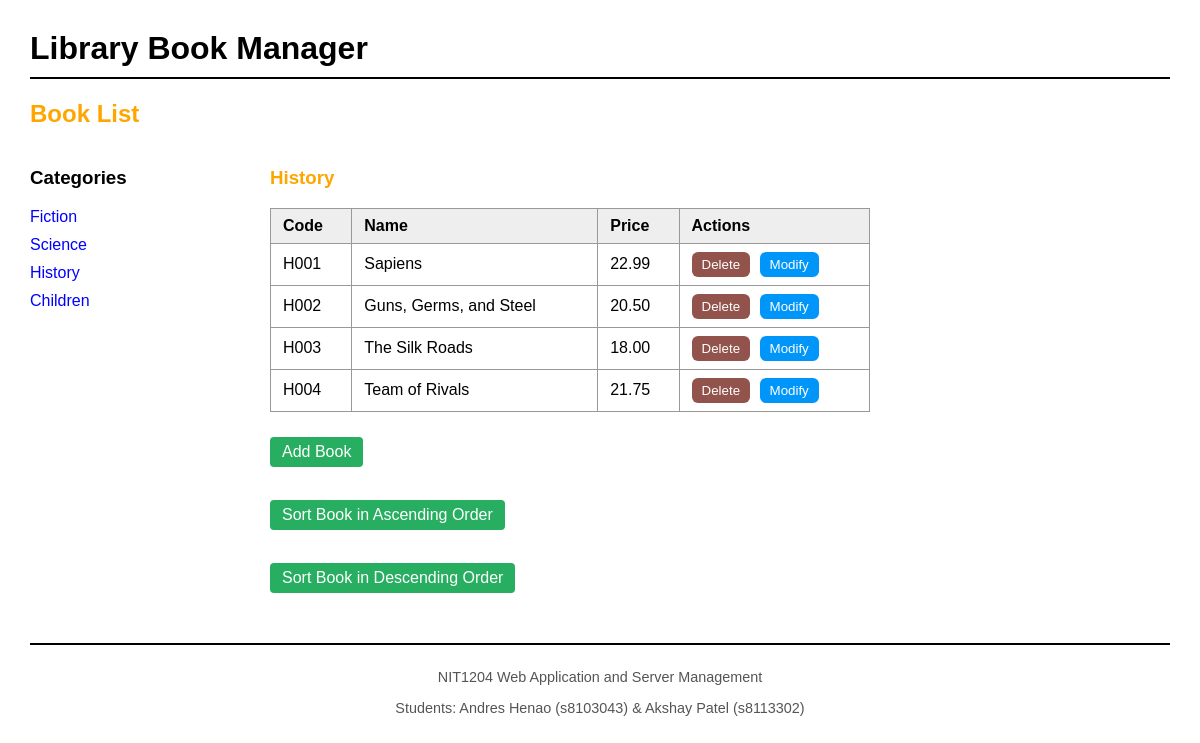
/?category_id=3, run on the app's committed database.
### tables this page shows
CREATE TABLE categories (
    categoryID INT AUTO_INCREMENT PRIMARY KEY,
    categoryName VARCHAR(255) NOT NULL
);

CREATE TABLE products (
    productID INT AUTO_INCREMENT PRIMARY KEY,
    categoryID INT NOT NULL,
    productCode VARCHAR(50),
    productName VARCHAR(255),
    listPrice DECIMAL(10,2),
    FOREIGN KEY (categoryID) REFERENCES categories(categoryID)
);

### model/category_db.php (called while the page is built, shortened)
<?php
require_once('database.php');
function get_categories() {
    global $db;
    $query = 'SELECT * FROM categories ORDER BY categoryID';
    $statement = $db->prepare($query);
    $statement->execute();
    $categories = $statement->fetchAll();
    return $categories;
}
function get_category_name($category_id) {
    global $db;
    $query = 'SELECT categoryName FROM categories WHERE categoryID = :category_id';
    $statement = $db->prepare($query);
    $statement->bindValue(':category_id', $category_id);
    $statement->execute();
    $category = $statement->fetch();
    return $category['categoryName'];
}
?>

### model/product_db.php (called while the page is built, shortened)
<?php
require_once('database.php');
function get_products_by_category($category_id) {
    global $db;
    $query = 'SELECT * FROM products WHERE categoryID = :category_id ORDER BY productID';
    $statement = $db->prepare($query);
    $statement->bindValue(':category_id', $category_id);
    $statement->execute();
    $products = $statement->fetchAll();
    return $products;
}
?>

### view/product_list.php (the view, shortened to what this page needs)
<?php include('header.php'); ?>
<h2 class="page-title">
    <a href="." class="page-title-link">Book List</a>
</h2>
<div class="main-container">
    <div class="sidebar">
        <h3>Categories</h3>
        <ul class="category-list">
            <?php foreach ($categories as $category) : ?>
                <li class="category-item">
                    <a href=".?category_id=<?php echo $category['categoryID']; ?>">
                        <?php echo htmlspecialchars($category['categoryName']); ?>
                    </a>
                </li>
            <?php endforeach; ?>
        </ul>
    </div>
    <div class="booklist">
        <h3 class="category-title"><?php echo $category_name; ?></h3>
        <table class="book-table">
            <tr>
                <th>Code</th>
                <th>Name</th>
                <th>Price</th>
                <th>Actions</th>
            </tr>
            <?php foreach ($products as $product) : ?>
                <tr>
                    <td><?php echo htmlspecialchars($product['productCode']); ?></td>
                    <td><?php echo htmlspecialchars($product['productName']); ?></td>
                    <td><?php echo htmlspecialchars($product['listPrice']); ?></td>
                    <td>
                        <form action="." method="post" class="inline-form">
                            <input type="submit" class="btn-delete" value="Delete">
                        </form>
                        <form action="." method="post" class="inline-form">
                            <input type="submit" class="btn-modify" value="Modify">
                        </form>
                    </td>
                </tr>
            <?php endforeach; ?>
        </table>
        <div class="action-links">
            <a class="btn-action" href=".?action=show_add_form">Add Book</a><br><br>
            <a class="btn-action" href=".?action=sort_books&order=ASC<?php if (isset($category_id) && $category_id) echo "&category_id=$category_id"; ?>">
                Sort Book in Ascending Order
            </a><br><br>
            <a class="btn-action" href=".?action=sort_books&order=DESC<?php if (isset($category_id) && $category_id) echo "&category_id=$category_id"; ?>">
                Sort Book in Descending Order
            </a>
        </div>
    </div>
</div>
<?php include('footer.php'); ?>

### style.css (style rules this page uses)
body { font-family: Arial, sans-serif; margin: 30px; background-color: #fff; }
a { display: inline-block; margin-right: 15px; color: blue; text-decoration: none; }
h2, .page-title { color: orange; margin-top: 20px; }
.page-title-link { text-decoration: none; color: orange; }
.category-title { color: orange; }
.main-container { display: flex; gap: 40px; align-items: flex-start; }
.sidebar { width: 200px; }
.booklist { flex: 1; }
.category-list { list-style-type: none; padding: 0; }
.category-list li.category-item { margin-bottom: 10px; }
.book-table { border-collapse: collapse; width: 100%; max-width: 600px; }
.book-table th, .book-table td { border: 1px solid #999; padding: 8px 12px; text-align: left; }
.book-table th { background-color: #eee; }
.inline-form { display: inline; }
.action-links { margin-top: 20px; }
.btn-delete { background-color: #91534b; color: white; border: none; padding: 5px 10px; margin-right: 5px; cursor: pointer; border-radius: 6px; }
.btn-modify { background-color: #0095f8; color: white; border: none; padding: 5px 10px; cursor: pointer; border-radius: 6px; }
.btn-action { display: inline-block; margin-top: 5px; margin-bottom: 10px; padding: 6px 12px; background-color: #27ae60; color: white; text-decoration: none; border-radius: 4px; }

### data on the page
categories: categoryName "Fiction"
categories: categoryName "Science"
categories: categoryName "History"
categories: categoryName "Children"
products: productCode "H001", productName "Sapiens", listPrice "22.99"
products: productCode "H002", productName "Guns, Germs, and Steel", listPrice "20.50"
products: productCode "H003", productName "The Silk Roads", listPrice "18.00"
products: productCode "H004", productName "Team of Rivals", listPrice "21.75"
